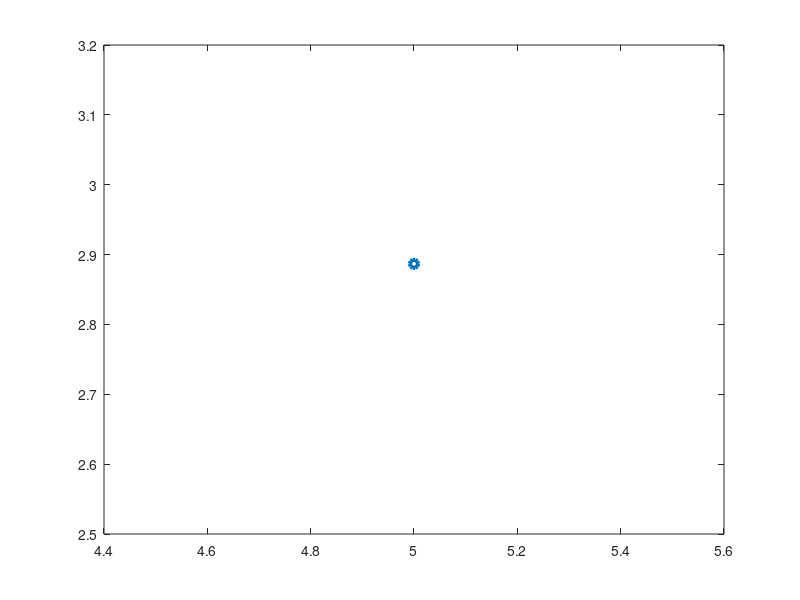

The MATLAB source for this figure: (Note: this script raises an error after producing the figure.)
%this integration test script will test some simple 2D TDoA cases.

%% Equilateral triangle. Point is at the exact center.
X=10;
x=X/2; %receiver location
y=sqrt(3)/2*X-X/sqrt(3); %receiver location
R1=[0,0,0];
R2=[X,0,0];
R3=[X/2,X/2*sqrt(3),0];
expected=[x y 0];

d1=sqrt(x^2+y^2);
d2=sqrt((R2(1)-x)^2+y^2);
d3=sqrt((R3(1)-x)^2+(R3(2)-y)^2);

distanceDiffs=abs([0 d1-d2 d1-d3; 0 0 d2-d3; 0 0 0]);

figure()
plot(x,y,'o','linewidth',3);
hold on
location=TDoA([R1;R2;R3],distanceDiffs);
AssertToleranceMatrix(expected,location,0.001);


%% Equilateral triangle. Point is on the bottom of the triangle. 
X=10;
x=5; %receiver location
y=0; %receiver location
R1=[0,0,0];
R2=[X,0,0];
R3=[X/2,X/2*sqrt(3),0];
%second point is a ghost point.
expected=[5 0 0 ; 5 5.14568548894944 0];

d1=sqrt(x^2+y^2);
d2=sqrt((R2(1)-x)^2+y^2);
d3=sqrt((R3(1)-x)^2+(R3(2)-y)^2);

distanceDiffs=abs([0 d1-d2 d1-d3; 0 0 d2-d3; 0 0 0]);

figure()
plot(x,y,'o','linewidth',3);
hold on
location=TDoA([R1;R2;R3],distanceDiffs);
AssertToleranceMatrix(expected,location,0.001);

%% Equilateral triangle. Point is inside the triangle. 
X=10;
x=7; %receiver location
y=1; %receiver location
R1=[0,0,0];
R2=[X,0,0];
R3=[X/2,X/2*sqrt(3),0];
%first is a ghost point.
expected=[2.09644147539099 5.05651484796011 0;x y 0];

d1=sqrt(x^2+y^2);
d2=sqrt((R2(1)-x)^2+y^2);
d3=sqrt((R3(1)-x)^2+(R3(2)-y)^2);

distanceDiffs=abs([0 d1-d2 d1-d3; 0 0 d2-d3; 0 0 0]);

figure()
plot(x,y,'o','linewidth',3);
hold on
location=TDoA([R1;R2;R3],distanceDiffs);
AssertToleranceMatrix(expected,location,0.001);


%% Equilateral triangle. Point is outside the triangle. 
X=10;
x=11; %receiver location
y=14; %receiver location
R1=[0,0,0];
R2=[X,0,0];
R3=[X/2,X/2*sqrt(3),0];
%first is a ghost point.
expected=[-13.1306530584762 -44.3182287629861 0; x y 0];

d1=sqrt(x^2+y^2);
d2=sqrt((R2(1)-x)^2+y^2);
d3=sqrt((R3(1)-x)^2+(R3(2)-y)^2);

distanceDiffs=abs([0 d1-d2 d1-d3; 0 0 d2-d3; 0 0 0]);

figure()
plot(x,y,'o','linewidth',3);
hold on
location=TDoA([R1;R2;R3],distanceDiffs);
AssertToleranceMatrix(expected,location,0.001);
